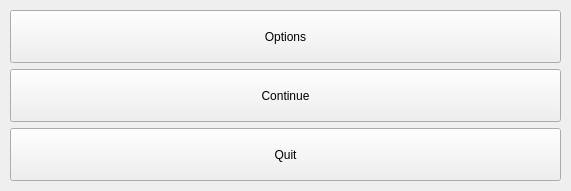
<?xml version="1.0" encoding="UTF-8"?>
<ui version="4.0">
 <class>Form</class>
 <widget class="QStackedWidget" name="Form">
  <property name="geometry">
   <rect>
    <x>0</x>
    <y>0</y>
    <width>571</width>
    <height>191</height>
   </rect>
  </property>
  <property name="windowTitle">
   <string>Main Menu</string>
  </property>
  <property name="currentIndex">
   <number>0</number>
  </property>
  <widget class="QWidget" name="page">
   <widget class="QWidget" name="verticalLayoutWidget">
    <property name="geometry">
     <rect>
      <x>10</x>
      <y>10</y>
      <width>551</width>
      <height>171</height>
     </rect>
    </property>
    <layout class="QVBoxLayout" name="verticalLayout">
     <item>
      <widget class="QPushButton" name="optionsButton">
       <property name="sizePolicy">
        <sizepolicy hsizetype="Minimum" vsizetype="MinimumExpanding">
         <horstretch>0</horstretch>
         <verstretch>0</verstretch>
        </sizepolicy>
       </property>
       <property name="text">
        <string>Options</string>
       </property>
      </widget>
     </item>
     <item>
      <widget class="QPushButton" name="continueButton">
       <property name="sizePolicy">
        <sizepolicy hsizetype="Minimum" vsizetype="MinimumExpanding">
         <horstretch>0</horstretch>
         <verstretch>0</verstretch>
        </sizepolicy>
       </property>
       <property name="text">
        <string>Continue</string>
       </property>
      </widget>
     </item>
     <item>
      <widget class="QPushButton" name="quitButton">
       <property name="sizePolicy">
        <sizepolicy hsizetype="Minimum" vsizetype="MinimumExpanding">
         <horstretch>0</horstretch>
         <verstretch>0</verstretch>
        </sizepolicy>
       </property>
       <property name="text">
        <string>Quit</string>
       </property>
      </widget>
     </item>
    </layout>
   </widget>
  </widget>
  <widget class="QWidget" name="page">
   <widget class="QWidget" name="verticalLayoutWidget_2">
    <property name="geometry">
     <rect>
      <x>10</x>
      <y>10</y>
      <width>551</width>
      <height>171</height>
     </rect>
    </property>
    <layout class="QVBoxLayout" name="verticalLayout_2">
     <item>
      <widget class="QGroupBox" name="groupBox">
       <property name="title">
        <string>Renderer selection</string>
       </property>
       <widget class="QWidget" name="horizontalLayoutWidget">
        <property name="geometry">
         <rect>
          <x>10</x>
          <y>20</y>
          <width>231</width>
          <height>31</height>
         </rect>
        </property>
        <layout class="QHBoxLayout" name="horizontalLayout">
         <item>
          <widget class="QLabel" name="label">
           <property name="sizePolicy">
            <sizepolicy hsizetype="Minimum" vsizetype="Preferred">
             <horstretch>0</horstretch>
             <verstretch>0</verstretch>
            </sizepolicy>
           </property>
           <property name="text">
            <string>Renderer:</string>
           </property>
           <property name="scaledContents">
            <bool>false</bool>
           </property>
          </widget>
         </item>
         <item>
          <widget class="QComboBox" name="rendererComboBox">
           <property name="sizePolicy">
            <sizepolicy hsizetype="MinimumExpanding" vsizetype="Fixed">
             <horstretch>0</horstretch>
             <verstretch>0</verstretch>
            </sizepolicy>
           </property>
           <item>
            <property name="text">
             <string>Software</string>
            </property>
           </item>
           <item>
            <property name="text">
             <string>OpenGL</string>
            </property>
           </item>
          </widget>
         </item>
        </layout>
       </widget>
      </widget>
     </item>
     <item>
      <widget class="QGroupBox" name="groupBox_2">
       <property name="title">
        <string>Caching</string>
       </property>
       <widget class="QWidget" name="verticalLayoutWidget_3">
        <property name="geometry">
         <rect>
          <x>10</x>
          <y>20</y>
          <width>231</width>
          <height>26</height>
         </rect>
        </property>
        <layout class="QVBoxLayout" name="verticalLayout_3">
         <item>
          <widget class="QCheckBox" name="cacheCheckBox">
           <property name="text">
            <string>cache animations</string>
           </property>
          </widget>
         </item>
        </layout>
       </widget>
      </widget>
     </item>
     <item>
      <widget class="QPushButton" name="mainMenuButton">
       <property name="sizePolicy">
        <sizepolicy hsizetype="Minimum" vsizetype="Minimum">
         <horstretch>0</horstretch>
         <verstretch>0</verstretch>
        </sizepolicy>
       </property>
       <property name="text">
        <string>Main Menu</string>
       </property>
      </widget>
     </item>
    </layout>
   </widget>
  </widget>
 </widget>
 <resources/>
 <connections/>
</ui>
